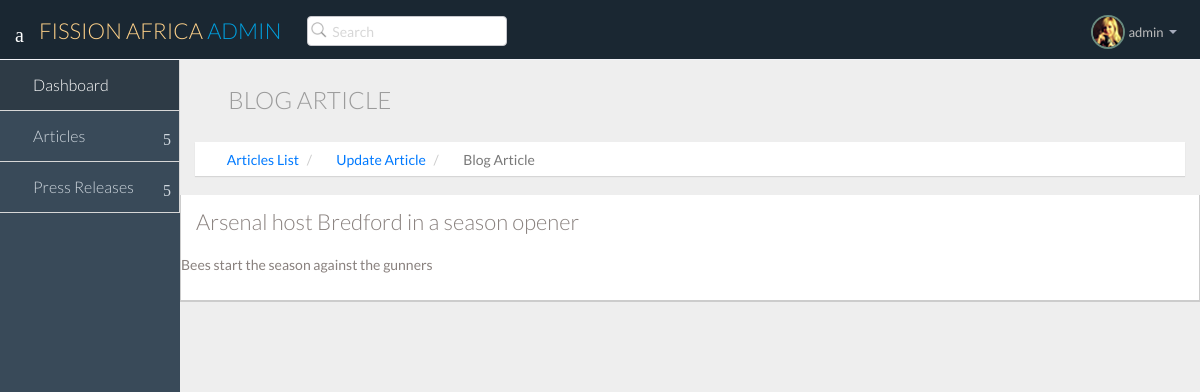
/article/1/details/ (signed in), run on the app's committed database.
### core/models.py (models this page shows, shortened)
class Article(models.Model):
	author = models.ForeignKey(User, on_delete=models.CASCADE)
	title = models.CharField(max_length=500)
	body = RichTextField(blank=True, null=True)
	date_posted = models.DateField(default=timezone.now)

### core/views.py (the view)
# urls.py: path("article/<int:pk>/details/", ArticleDetailView.as_view(), name="article-details"),
class ArticleDetailView(DetailView):
	model = Article
	template_name = "view-article.html"

### templates/view-article.html
{% extends "base.html" %}
{% load static %}
{% block content %}
    <section id="main-content">
      <section class="wrapper">
        <div class="row">
          <div class="col-lg-12">
            <h3 class="page-header"><i class="fa fa-user-md"></i>Blog Article</h3>
            <ol class="breadcrumb">
              <li><i class="fa fa-home"></i><a href="{% url 'articles' %}">Articles List</a></li>
              <li><i class="fa fa-pencil"></i><a href="{% url 'update-article' article.pk %}">Update Article</a></li>
              <li><i class="fa fa-user-md"></i>Blog Article</li>
            </ol>
          </div>
        </div>
        <div class="row">
<section>
  <div id="profile" class="tab-pane">
    <section class="panel">
      <div class="panel-body bio-graph-info">
        <h1>{{article.title}}</h1>
        <div class="row">
          {{article.body | safe}}
        </div>
      </div>
    </section>
  </div>
</section>
  </section>
</section>
{% endblock content %}

### templates/base.html (shortened to what this page needs)
{% load static %}
<!DOCTYPE html>
<html lang="en">
<head>
  <link href="{% static 'nice-admin/css/bootstrap.min.css' %}" rel="stylesheet">
  <link href="{% static 'nice-admin/css/bootstrap-theme.css' %}" rel="stylesheet">
  <link href="{% static 'nice-admin/css/elegant-icons-style.css' %}" rel="stylesheet" />
  <link href="{% static 'nice-admin/css/font-awesome.min.css' %}" rel="stylesheet" />
  <link href="{% static 'nice-admin/assets/fullcalendar/fullcalendar/bootstrap-fullcalendar.css' %}" rel="stylesheet" />
  <link href="{% static 'nice-admin/assets/fullcalendar/fullcalendar/fullcalendar.css' %}" rel="stylesheet" />
  <link href="{% static 'nice-admin/assets/jquery-easy-pie-chart/jquery.easy-pie-chart.css' %}" rel="stylesheet" type="text/css" media="screen" />
  <link rel="stylesheet" href="{% static 'nice-admin/css/owl.carousel.css' %}" type="text/css">
  <link href="{% static 'nice-admin/css/jquery-jvectormap-1.2.2.css' %}" rel="stylesheet">
  <link rel="stylesheet" href="{% static 'nice-admin/css/fullcalendar.css' %}">
  <link href="{% static 'nice-admin/css/widgets.css' %}" rel="stylesheet">
  <link href="{% static 'nice-admin/css/style.css' %}" rel="stylesheet">
  <link href="{% static 'nice-admin/css/style-responsive.css' %}" rel="stylesheet" />
  <link href="{% static 'nice-admin/css/xcharts.min.css' %}" rel=" stylesheet">
  <link href="{% static 'nice-admin/css/jquery-ui-1.10.4.min.css' %}" rel="stylesheet">
</head>
<body>
{% if user.is_authenticated %}
  <section id="container" class="">
    <header class="header dark-bg">
      <div class="toggle-nav">
        <div class="icon-reorder tooltips" data-original-title="Toggle Navigation" data-placement="bottom"><i class="icon_menu"></i></div>
      </div>
      <a href="/" class="logo">FISSION AFRICA <span class="lite">Admin</span></a>
      <div class="nav search-row" id="top_menu">
        <ul class="nav top-menu">
          <li>
            <form class="navbar-form">
              <input class="form-control" placeholder="Search" type="text">
            </form>
          </li>
        </ul>
      </div>
      <div class="top-nav notification-row">
        <ul class="nav pull-right top-menu">
          <li class="dropdown">
            <a data-toggle="dropdown" class="dropdown-toggle" href="#">
                            <span class="profile-ava">
                                <img alt="" src="{% static 'nice-admin/img/avatar1_small.jpg' %}">
                            </span>
                            <span class="username">{{user.username}}</span>
                            <b class="caret"></b>
                        </a>
          </li>
        </ul>
      </div>
    </header>
    <aside>
      <div id="sidebar" class="nav-collapse ">
        <ul class="sidebar-menu">
          <li class="active">
            <a class="" href="/">
                          <i class="icon_house_alt"></i>
                          <span>Dashboard</span>
                      </a>
          </li>
          <li class="sub-menu">
            <a href="javascript:;" class="">
                          <i class="icon_table"></i>
                          <span>Articles</span>
                          <span class="menu-arrow arrow_carrot-right"></span>
                      </a>
          </li>
                   <li class="sub-menu">
            <a href="javascript:;" class="">
                          <i class="icon_table"></i>
                          <span>Press Releases</span>
                          <span class="menu-arrow arrow_carrot-right"></span>
                      </a>
          </li>
        </ul>
      </div>
    </aside>
    {% block content %}
    {% endblock content %}
  </section>
{% else %}
{% include "home.html" %}
{% endif %}
</body>
</html>

### data on the page
Article: title "Arsenal host Bredford in a season opener", body "Bees start the season against the gunners"

### other printed values
{{ user.username }} "admin"
